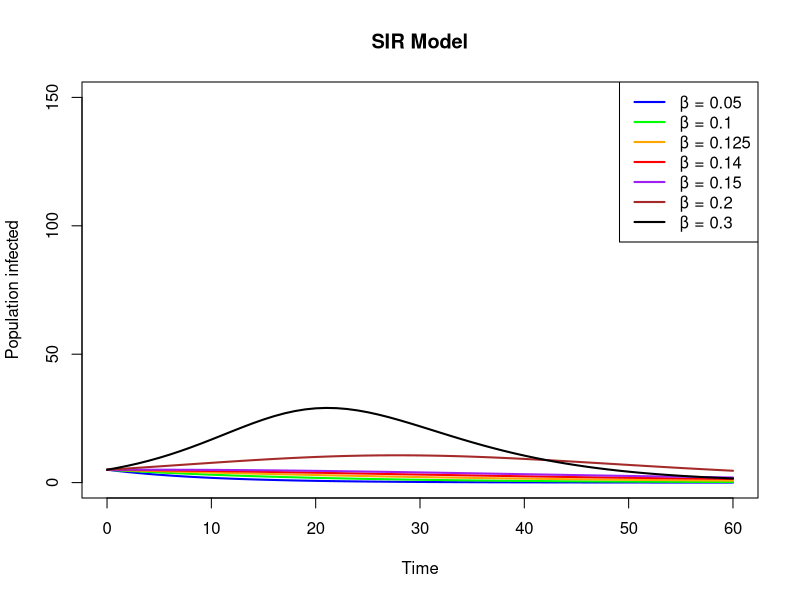

Recreate this plot in R.
# Euler's method SIR model

S0 <- 145
I0 <- 5
R0 <- 0

t0 <- 0
tFinal <- 60
tStep <- 1

t <- seq(t0, tFinal, by = tStep)

N <- S0 + I0 + R0


gamma <- 1/7

beta <- c(0.05, 0.10, 0.125, 0.14, 0.15, 0.20, 0.30)

# Create empty plot
colors <- c("blue", "green", "orange", "red", "purple", "brown", "black")
plot(NULL,
     xlim = c(t0, tFinal),
     ylim = c(0, N),
     xlab = "Time",
     ylab = "Population infected",
     main = "SIR Model")
     

for (b in beta) {
  
  Scurr <- S0
  Icurr <- I0
  Rcurr <- R0
  
  recordS <- numeric(length(t))
  recordI <- numeric(length(t))
  recordR <- numeric(length(t))
  
  recordS[1] <- S0
  recordI[1] <- I0
  recordR[1] <- R0
  
  for (i in 1:(length(t) - 1)) {
    
    # SIR equations
    dS <- -b * Scurr * Icurr / N
    dI <- b * Scurr * Icurr / N - gamma * Icurr
    dR <- gamma * Icurr
    
    # Euler update
    recordS[i + 1] <- Scurr + tStep * dS
    recordI[i + 1] <- Icurr + tStep * dI
    recordR[i + 1] <- Rcurr + tStep * dR
    
    Scurr <- recordS[i + 1]
    Icurr <- recordI[i + 1]
    Rcurr <- recordR[i + 1]
  }
  
  # Add each curve to the graph
  lines(t, recordI, col = colors[which(beta == b)], lwd = 2)
}

# Legend
legend("topright",
       legend = paste("β =", beta),
       col = colors,
       lty = 1,
       lwd = 2)
